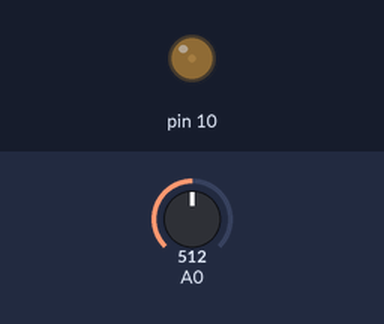
Simulated run of this sketch. Board: Arduino Uno, built with avr-gcc and run on an emulated ATmega328P. Shown: output pins drawn as LEDs (lit = HIGH). The test bench sets the inputs (shaded band); at power-on: A0 = 512.

Above: at 1.2 s.
1.3 s: A0 set to 245
At 2.71 s:
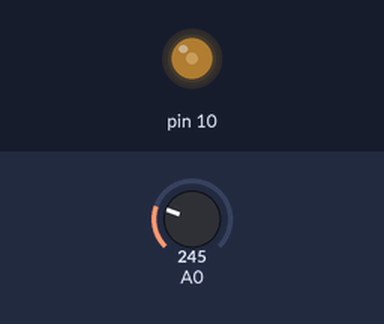
At 3.97 s:
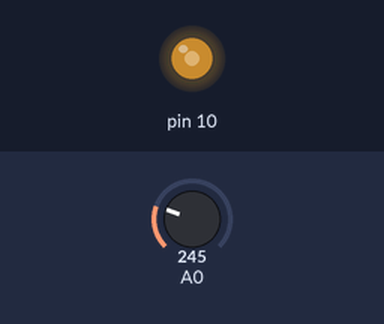
4.3 s: A0 set to 0
Timing chart, 0 to 6.7 s (numbered marks = the images above; inputs shaded):
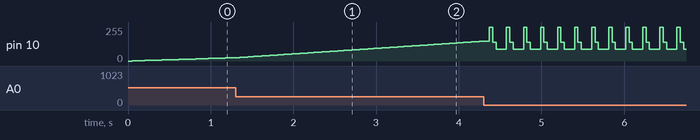

The sketch:

code.ino
```cpp
int a=0;
void setup() {

pinMode(10,OUTPUT);
}

void loop() {

for(a;a<=255;a++)
{
  analogWrite(10,a);
  delay(analogRead(0)/10);

  }
  for(a;a>=0;a--)
{
  analogWrite(10,a);
  delay(analogRead(0)/10);

  }
}
```
